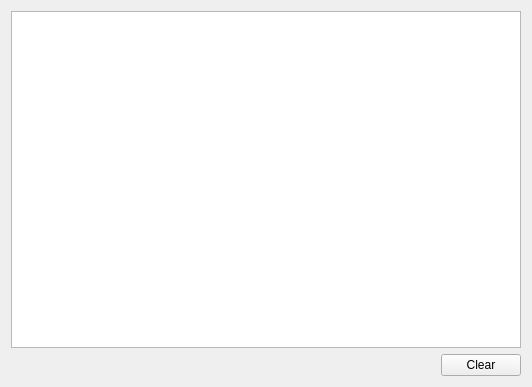
<?xml version="1.0" encoding="UTF-8"?>
<ui version="4.0">
 <class>WidgetA</class>
 <widget class="QWidget" name="WidgetA">
  <property name="geometry">
   <rect>
    <x>0</x>
    <y>0</y>
    <width>532</width>
    <height>387</height>
   </rect>
  </property>
  <property name="windowTitle">
   <string>WidgetA</string>
  </property>
  <layout class="QGridLayout" name="gridLayout">
   <item row="0" column="0" colspan="2">
    <widget class="QPlainTextEdit" name="text"/>
   </item>
   <item row="1" column="0">
    <spacer name="horizontalSpacer">
     <property name="orientation">
      <enum>Qt::Horizontal</enum>
     </property>
     <property name="sizeHint" stdset="0">
      <size>
       <width>425</width>
       <height>20</height>
      </size>
     </property>
    </spacer>
   </item>
   <item row="1" column="1">
    <widget class="QPushButton" name="btnClear">
     <property name="text">
      <string>Clear</string>
     </property>
    </widget>
   </item>
  </layout>
 </widget>
 <resources/>
 <connections/>
</ui>
